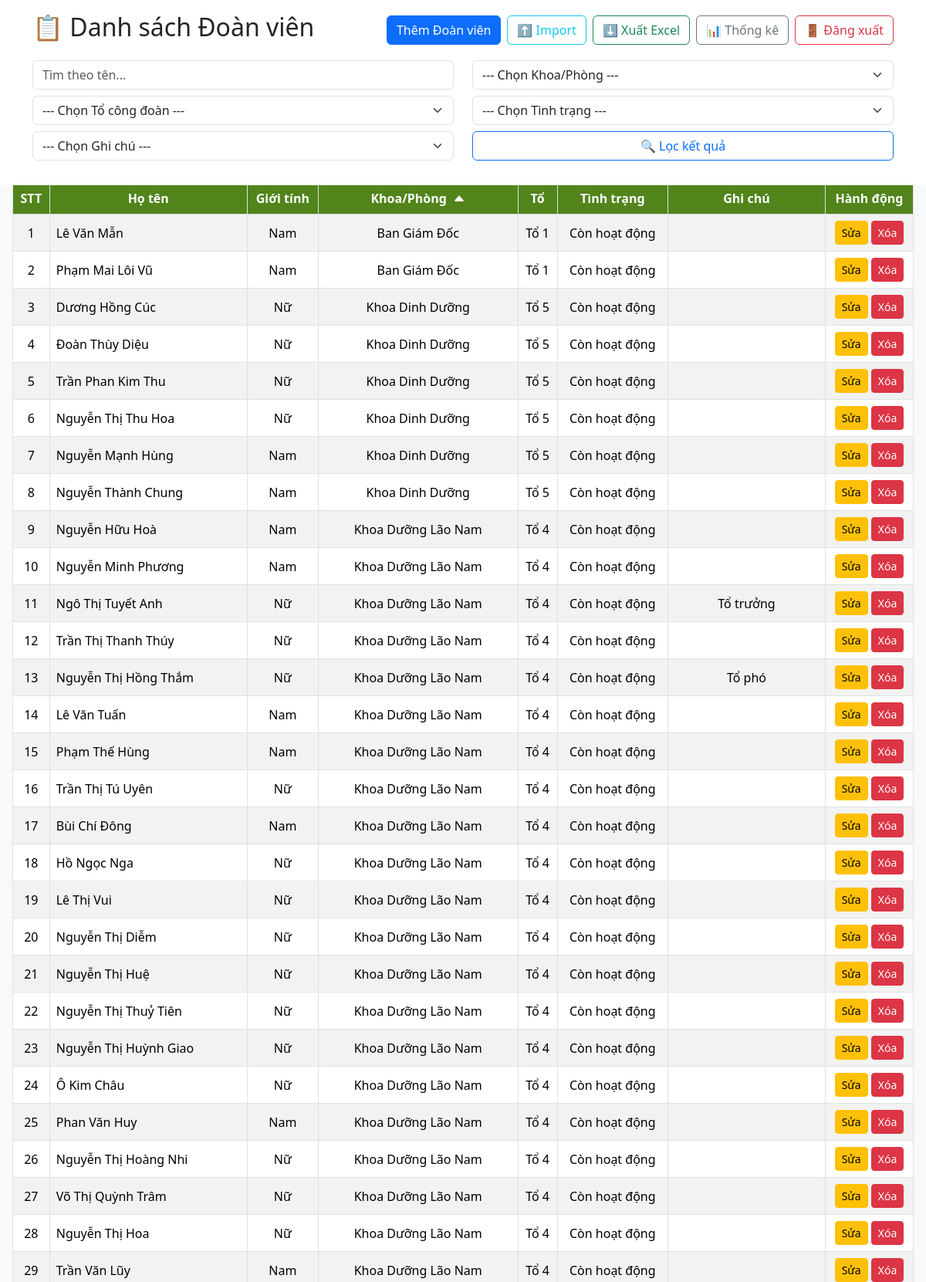
Page /?sort=department__name&direction=asc (signed in, upper part) on the committed database.
### doanvien/models.py (models this page shows, shortened)
class Member(models.Model):
    name = models.CharField(max_length=180)
    gender = models.CharField(max_length=10, choices=[('Nam','Nam'),('Nữ','Nữ')])
    department = models.ForeignKey(Department, on_delete=models.SET_NULL, null=True)
    group = models.ForeignKey(Group, on_delete=models.SET_NULL, null=True)
    status = models.CharField(
        max_length=50,
        choices=[
            ('Còn hoạt động','Còn hoạt động'),
            ('Hưu','Hưu'),
            ('Ngưng hoạt động','Ngưng hoạt động'),
        ],
        null=True,
        blank=True
    )
    note = models.CharField(
        max_length=50,
        choices=[
            ('Chủ tịch BCH CĐCS','Chủ tịch BCH CĐCS'),
            ('Phó chủ tịch BCH CĐCS','Phó chủ tịch BCH CĐCS'),
            ('Uỷ viên BCH CĐCS','Uỷ viên BCH CĐCS'),
            ('Tổ trưởng', 'Tổ trưởng'),
            ('Tổ phó', 'Tổ phó'),
            ('Người lao động', 'Người lao động'),
        ],
        null=True,
        blank=True
    )

class Department(models.Model):
    name = models.CharField(max_length=100)

class Group(models.Model):
    name = models.CharField(max_length=10)

### doanvien/views.py (the view)
# urls.py: path('', views.member_list, name='member-list'),  # Trang chủ
@login_required
def member_list(request):
    search = request.GET.get('q','')
    department_filter = request.GET.get('department','')
    group_filter = request.GET.get('group','')
    status_filter = request.GET.get('status','')
    note_filter = request.GET.get('note','')
    sort = request.GET.get('sort','name')
    direction = request.GET.get('direction','asc')
    members = Member.objects.all()
    if search:
        members = members.filter(name__icontains=search)
    if department_filter:
        members = members.filter(department_id=department_filter)
    if group_filter:
        members = members.filter(group_id=group_filter)
    if status_filter:
        members = members.filter(status = status_filter)
    if note_filter:
        members = members.filter(note = note_filter)
    if direction == 'desc':
        members = members.order_by(f'-{sort}')
    else:
        members = members.order_by(sort)
    departments = Department.objects.all()
    groups = Group.objects.all()
    status_choices = [choice[0] for choice in Member._meta.get_field('status').choices]
    note_choices = [choice[0] for choice in Member._meta.get_field('note').choices]
    return render(request, 'doanvien/member_list.html',{
        'members':members,
        'search': search,
        'departments': departments,
        'groups': groups,
        'selected_department': department_filter,
        'selected_group': group_filter,
        'selected_status': status_filter,
        'statuses': status_choices,
        'selected_note': note_filter,
        'notes': note_choices,
        'query_string': request.GET.urlencode(),
        'current_sort': sort,
        'current_direction': direction,
    })

### doanvien/templates/doanvien/member_list.html (shortened to what this page needs)
{% load static %}
<!DOCTYPE html>
<html>
<head>
    <link href="https://cdn.jsdelivr.net/npm/bootstrap@5.3.3/dist/css/bootstrap.min.css" rel="stylesheet">
    <link rel="stylesheet" href="https://cdn.jsdelivr.net/npm/bootstrap-icons@1.13.1/font/bootstrap-icons.min.css">
</head>
<body class="bg-light">
    <div class="fixed-header">
        <div class="container">
            <div class="d-flex justify-content-between align-items-center mb-3">
                <h2>📋 Danh sách Đoàn viên</h2>
                <div class="d-flex gap-2">
                    <a href="{% url 'add-member' %}" class="btn btn-primary">Thêm Đoàn viên</a>
                    <a href="{% url 'import-members' %}" class="btn btn-outline-info">⬆️ Import</a>
                    <a href="{% url 'export-member-list' %}" class="btn btn-outline-success">⬇️ Xuất Excel</a>
                    <a href="{% url 'member-stats' %}" class="btn btn-outline-secondary">📊 Thống kê</a>
                    <a href="{% url 'logout' %}" class="btn btn-outline-danger">🚪 Đăng xuất</a>
                </div>
            </div>
            <form method="GET" class="mb-3">
                <div class="row mb-2">
                    <div class="col-md-6">
                        <input type="text" name="q" class="form-control" placeholder="Tìm theo tên..." value="{{ search }}">
                    </div>
                    <div class="col-md-6">
                        <select name="department" class="form-select">
                            <option value="">--- Chọn Khoa/Phòng ---</option>
                        </select>
                    </div>
                </div>
                <div class="row mb-2">
                    <div class="col-md-6">
                        <select name="group" class="form-select">
                            <option value="">--- Chọn Tổ công đoàn ---</option>
                        </select>
                    </div>
                    <div class="col-md-6">
                        <select name="status" class="form-select">
                            <option value="">--- Chọn Tình trạng ---</option>
                        </select>
                    </div>
                </div>
                <div class="row">
                    <div class="col-md-6">
                        <select name="note" class="form-select">
                            <option value="">--- Chọn Ghi chú ---</option>
                        </select>
                    </div>
                    <div class="col-md-6 text-end">
                        <button class="btn btn-outline-primary w-100">🔍 Lọc kết quả</button>
                    </div>
                </div>
            </form>
        </div>
    </div>
    <div class="scrollable-table">
        <table class="table table-bordered table-striped table-responsive">
            <thead class="text-center align-middle">
                <tr>
                    <th>STT</th>
                    <th>
                        <a class="text-white text-decoration-none" href="?{% if query_string %}{{ query_string }}&{% endif %}sort=name&direction={% if current_sort == 'name' and current_direction == 'asc' %}desc{% else %}asc{% endif %}">Họ tên
                        </a>
                    </th>
                    <th>
                        <a class="text-white text-decoration-none" href="?{% if query_string %}{{ query_string }}&{% endif %}sort=gender&direction={% if current_sort == 'gender' and current_direction == 'asc' %}desc{% else %}asc{% endif %}">Giới tính
                        </a>
                    </th>
                    <th>
                        <a class="text-white text-decoration-none" href="?{% if query_string %}{{ query_string }}&{% endif %}sort=department__name&direction={% if current_sort == 'department__name' and current_direction == 'asc' %}desc{% else %}asc{% endif %}">Khoa/Phòng
                            {% if current_sort == 'department__name' %}
                            <i class="bi {% if current_direction == 'asc' %}bi-caret-up-fill{% else %}bi-caret-down-fill{% endif %} ms-1"></i>
                            {% endif %}
                        </a>
                    </th>
                    <th>
                        <a class="text-white text-decoration-none" href="?{% if query_string %}{{ query_string }}&{% endif %}sort=group__name&direction={% if current_sort == 'group__name' and current_direction == 'asc' %}desc{% else %}asc{% endif %}">Tổ
                        </a>
                    </th>
                    <th>
                        <a class="text-white text-decoration-none" href="?{% if query_string %}{{ query_string }}&{% endif %}sort=status&direction={% if current_sort == 'status' and current_direction == 'asc' %}desc{% else %}asc{% endif %}">Tình trạng
                        </a>
                    </th>
                    <th>
                        Ghi chú
                    </th>
                    <th>Hành động</th>
                </tr>
            </thead>
            <tbody class='text-center align-middle'>
                {% for member in members %}
                <tr>
                    <td>{{ forloop.counter }}</td>
                    <td class='text-start align-middle'>{{ member.name }}</td>
                    <td>{{ member.gender }}</td>
                    <td>{{ member.department.name }}</td>
                    <td>{{ member.group.name }}</td>
                    <td>{{ member.status }}</td>
                    <td>{{ member.note|default:"" }}</td>
                    <td>
                        <a href="{% url 'edit-member' member.id %}" class="btn btn-sm btn-warning">Sửa</a>
                        <a href="{% url 'delete-member' member.id %}" class="btn btn-sm btn-danger">Xóa</a>
                    </td>
                </tr>
                {% empty %}
                <tr>
                    <td colspan="8">Không tìm thấy đoàn viên nào.</td>
                </tr>
                {% endfor %}
            </tbody>
        </table>
    </div>
</body>
</html>

### doanvien/templates/doanvien/member_list.html (style rules this page uses)
html, body { height: 100%; margin: 0; overflow: hidden; }
.fixed-header { position: fixed; top: 0; left: 0; right: 0; background: white; z-index: 1000; padding: 1rem; }
.scrollable-table { position: absolute; top: 220px; left: 0; right: 0; bottom: 0; overflow-y: auto; overflow-x: auto; padding: 1rem; background-color: #f8f9fa; }
thead th { position: sticky; top: 0; background-color: rgb(81, 132, 27) !important; color: white !important; z-index: 999; }
.scrollable-table tbody tr:first-child td { border-top: none !important; }

### rows in the picture
Member: name "Lê Văn Mẫn", gender "Nam", department.name "Ban Giám Đốc", group.name "Tổ 1", status "Còn hoạt động"
Member: name "Phạm Mai Lôi Vũ", gender "Nam", department.name "Ban Giám Đốc", group.name "Tổ 1", status "Còn hoạt động"
Member: name "Dương Hồng Cúc", gender "Nữ", department.name "Khoa Dinh Dưỡng", group.name "Tổ 5", status "Còn hoạt động"
Member: name "Đoàn Thùy Diệu", gender "Nữ", department.name "Khoa Dinh Dưỡng", group.name "Tổ 5", status "Còn hoạt động"
Member: name "Trần Phan Kim Thu", gender "Nữ", department.name "Khoa Dinh Dưỡng", group.name "Tổ 5", status "Còn hoạt động"
Member: name "Nguyễn Thị Thu Hoa", gender "Nữ", department.name "Khoa Dinh Dưỡng", group.name "Tổ 5", status "Còn hoạt động"
Member: name "Nguyễn Mạnh Hùng", gender "Nam", department.name "Khoa Dinh Dưỡng", group.name "Tổ 5", status "Còn hoạt động"
Member: name "Nguyễn Thành Chung", gender "Nam", department.name "Khoa Dinh Dưỡng", group.name "Tổ 5", status "Còn hoạt động"
Member: name "Nguyễn Hữu Hoà", gender "Nam", department.name "Khoa Dưỡng Lão Nam", group.name "Tổ 4", status "Còn hoạt động"
Member: name "Nguyễn Minh Phương", gender "Nam", department.name "Khoa Dưỡng Lão Nam", group.name "Tổ 4", status "Còn hoạt động"
Member: name "Ngô Thị Tuyết Anh", gender "Nữ", department.name "Khoa Dưỡng Lão Nam", group.name "Tổ 4", status "Còn hoạt động", note "Tổ trưởng"
Member: name "Trần Thị Thanh Thúy", gender "Nữ", department.name "Khoa Dưỡng Lão Nam", group.name "Tổ 4", status "Còn hoạt động"
Member: name "Nguyễn Thị Hồng Thắm", gender "Nữ", department.name "Khoa Dưỡng Lão Nam", group.name "Tổ 4", status "Còn hoạt động", note "Tổ phó"
Member: name "Lê Văn Tuấn", gender "Nam", department.name "Khoa Dưỡng Lão Nam", group.name "Tổ 4", status "Còn hoạt động"
Member: name "Phạm Thế Hùng", gender "Nam", department.name "Khoa Dưỡng Lão Nam", group.name "Tổ 4", status "Còn hoạt động"
Member: name "Trần Thị Tú Uyên", gender "Nữ", department.name "Khoa Dưỡng Lão Nam", group.name "Tổ 4", status "Còn hoạt động"
Member: name "Bùi Chí Đông", gender "Nam", department.name "Khoa Dưỡng Lão Nam", group.name "Tổ 4", status "Còn hoạt động"
Member: name "Hồ Ngọc Nga", gender "Nữ", department.name "Khoa Dưỡng Lão Nam", group.name "Tổ 4", status "Còn hoạt động"
Member: name "Lê Thị Vui", gender "Nữ", department.name "Khoa Dưỡng Lão Nam", group.name "Tổ 4", status "Còn hoạt động"
Member: name "Nguyễn Thị Diễm", gender "Nữ", department.name "Khoa Dưỡng Lão Nam", group.name "Tổ 4", status "Còn hoạt động"
Member: name "Nguyễn Thị Huệ", gender "Nữ", department.name "Khoa Dưỡng Lão Nam", group.name "Tổ 4", status "Còn hoạt động"
Member: name "Nguyễn Thị Thuỷ Tiên", gender "Nữ", department.name "Khoa Dưỡng Lão Nam", group.name "Tổ 4", status "Còn hoạt động"
Member: name "Nguyễn Thị Huỳnh Giao", gender "Nữ", department.name "Khoa Dưỡng Lão Nam", group.name "Tổ 4", status "Còn hoạt động"
Member: name "Ô Kim Châu", gender "Nữ", department.name "Khoa Dưỡng Lão Nam", group.name "Tổ 4", status "Còn hoạt động"
Member: name "Phan Văn Huy", gender "Nam", department.name "Khoa Dưỡng Lão Nam", group.name "Tổ 4", status "Còn hoạt động"
Member: name "Nguyễn Thị Hoàng Nhi", gender "Nữ", department.name "Khoa Dưỡng Lão Nam", group.name "Tổ 4", status "Còn hoạt động"
Member: name "Võ Thị Quỳnh Trâm", gender "Nữ", department.name "Khoa Dưỡng Lão Nam", group.name "Tổ 4", status "Còn hoạt động"
Member: name "Nguyễn Thị Hoa", gender "Nữ", department.name "Khoa Dưỡng Lão Nam", group.name "Tổ 4", status "Còn hoạt động"
Member: name "Trần Văn Lũy", gender "Nam", department.name "Khoa Dưỡng Lão Nam", group.name "Tổ 4", status "Còn hoạt động"
